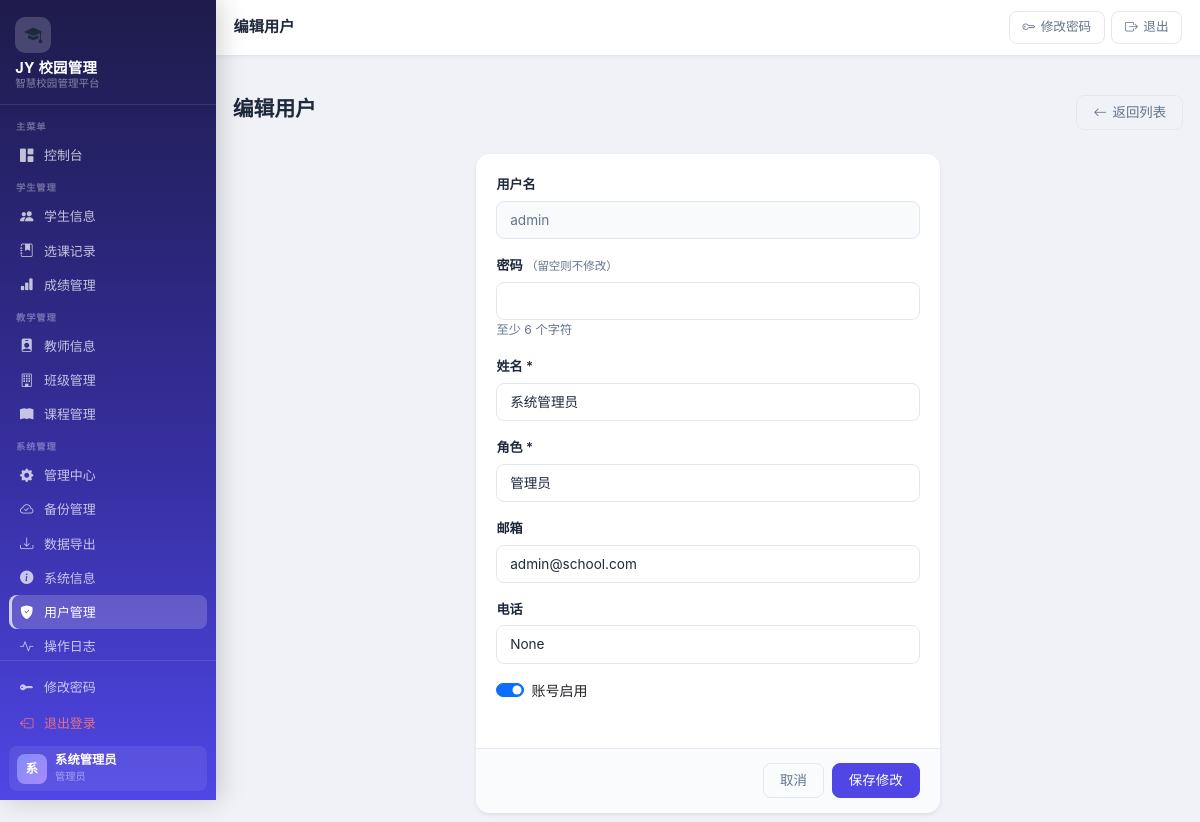
Page /users/edit/1 (signed in) on the committed database.
### app.py (models this page shows, shortened)
class User(db.Model):
    __tablename__ = "users"
    id = db.Column(db.Integer, primary_key=True)
    username = db.Column(db.String(50), unique=True, nullable=False)
    password = db.Column(db.String(255), nullable=False)
    full_name = db.Column(db.String(100), nullable=False)
    role = db.Column(db.String(20), nullable=False, default="student")  # admin, teacher, student
    email = db.Column(db.String(100))
    phone = db.Column(db.String(20))
    is_active = db.Column(db.Boolean, default=True)
    created_at = db.Column(db.DateTime, default=datetime.utcnow)
    updated_at = db.Column(db.DateTime, default=datetime.utcnow, onupdate=datetime.utcnow)

### app.py (the view, shortened to what this page needs)
@app.route("/users/edit/<int:user_id>", methods=["GET", "POST"])
@role_required("admin")
def edit_user(user_id):
    user = User.query.get_or_404(user_id)
    return render_template("admin/user_form.html", user=user, action="edit")

### app.py (called while the page is built)
def role_required(*roles):
    def decorator(f):
        @wraps(f)
        def decorated_function(*args, **kwargs):
            if "user_id" not in session:
                flash("请先登录", "warning")
                return redirect(url_for("login"))
            user = User.query.get(session.get("user_id"))
            if user.role not in roles:
                flash("权限不足", "danger")
                return redirect(url_for("dashboard"))
            return f(*args, **kwargs)
        return decorated_function
    return decorator

### templates/admin/user_form.html (shortened to what this page needs)
{% extends "base.html" %}
{% block page_title %}{% if action == 'edit' %}编辑用户{% else %}新增用户{% endif %}{% endblock %}
{% block content %}
<div class="page-header">
  <div><h1 class="page-title">{% if action == 'edit' %}编辑用户{% else %}新增用户{% endif %}</h1></div>
  <a href="{{ url_for('list_users') }}" class="btn btn-outline-secondary"><i class="bi bi-arrow-left"></i> 返回列表</a>
</div>
<div>
    <div class="row justify-content-center">
        <div class="col-md-6">
            <form method="post" class="card shadow-sm border-0">
                <div class="card-body">
                    <div class="mb-3">
                        <label class="form-label">用户名</label>
                        {% if action == 'edit' %}
                        <input class="form-control" type="text" value="{{ user.username }}" readonly style="background:#f8fafc;color:#64748b">
                        {% else %}
                        <input class="form-control" type="text" name="username" required>
                        {% endif %}
                    </div>
                    <div class="mb-3">
                        <label class="form-label">密码{% if action == 'edit' %} <small class="text-muted fw-normal">（留空则不修改）</small>{% else %} *{% endif %}</label>
                        <input class="form-control" type="password" name="password" {% if action != 'edit' %}required{% endif %}>
                        <small class="text-muted">至少 6 个字符</small>
                    </div>
                    <div class="mb-3">
                        <label class="form-label">姓名 *</label>
                        <input class="form-control" type="text" name="full_name" value="{{ user.full_name if user else '' }}" required>
                    </div>
                    <div class="mb-3">
                        <label class="form-label">角色 *</label>
                        <select class="form-select" name="role" required>
                            <option value="admin"   {% if user and user.role == 'admin'   %}selected{% endif %}>管理员</option>
                        </select>
                    </div>
                    <div class="mb-3">
                        <label class="form-label">邮箱</label>
                        <input class="form-control" type="email" name="email" value="{{ user.email if user else '' }}">
                    </div>
                    <div class="mb-3">
                        <label class="form-label">电话</label>
                        <input class="form-control" type="text" name="phone" value="{{ user.phone if user else '' }}">
                    </div>
                    {% if action == 'edit' %}
                    <div class="mb-4">
                        <div class="form-check form-switch">
                            <input class="form-check-input" type="checkbox" id="isActive" name="is_active" {% if user.is_active %}checked{% endif %}>
                            <label class="form-check-label" for="isActive">账号启用</label>
                        </div>
                    </div>
                    {% endif %}
                </div>
                <div class="card-footer d-flex justify-content-end gap-2">
                    <a class="btn btn-outline-secondary" href="{{ url_for('list_users') }}">取消</a>
                    <button class="btn btn-primary" type="submit">{% if action == 'edit' %}保存修改{% else %}新增{% endif %}</button>
                </div>
            </form>
        </div>
    </div>
</div>
{% endblock %}

### templates/base.html (shortened to what this page needs)
﻿<!DOCTYPE html>
<html lang="zh-CN">
<head>
  <link href="https://cdn.jsdelivr.net/npm/bootstrap@5.3.3/dist/css/bootstrap.min.css" rel="stylesheet">
  <link rel="stylesheet" href="https://cdn.jsdelivr.net/npm/bootstrap-icons@1.11.0/font/bootstrap-icons.css">
  <link rel="stylesheet" href="{{ url_for('static', filename='style.css') }}">
</head>
<body>
{% if 'user_id' in session %}
<aside class="sidebar" id="sidebar">
  <div class="sidebar-brand">
    <div class="brand-logo"><i class="bi bi-mortarboard-fill"></i></div>
    <div class="brand-name">JY 校园管理</div>
    <div class="brand-sub">智慧校园管理平台</div>
  </div>
  <nav class="sidebar-nav">
    <div class="sidebar-section">
      <div class="sidebar-section-label">主菜单</div>
      <a class="sidebar-link {% if request.endpoint == 'dashboard' %}active{% endif %}"
         href="{{ url_for('dashboard') }}">
        <i class="bi bi-grid-1x2-fill nav-icon"></i> 控制台
      </a>
    </div>
    <div class="sidebar-section">
      <div class="sidebar-section-label">学生管理</div>
      <a class="sidebar-link {% if 'student' in (request.endpoint or '') and 'score' not in (request.endpoint or '') %}active{% endif %}"
         href="{{ url_for('list_students') }}">
        <i class="bi bi-people-fill nav-icon"></i> 学生信息
      </a>
      {% if session.role in ['admin', 'teacher'] %}
      <a class="sidebar-link {% if 'enrollment' in (request.endpoint or '') %}active{% endif %}"
         href="{{ url_for('list_enrollments') }}">
        <i class="bi bi-journal-bookmark-fill nav-icon"></i> 选课记录
      </a>
      {% endif %}
      <a class="sidebar-link {% if 'score' in (request.endpoint or '') %}active{% endif %}"
         href="{{ url_for('list_scores') }}">
        <i class="bi bi-bar-chart-fill nav-icon"></i> 成绩管理
      </a>
    </div>
    {% if session.role in ['admin', 'teacher'] %}
    <div class="sidebar-section">
      <div class="sidebar-section-label">教学管理</div>
      <a class="sidebar-link {% if 'teacher' in (request.endpoint or '') %}active{% endif %}"
         href="{{ url_for('list_teachers') }}">
        <i class="bi bi-person-badge-fill nav-icon"></i> 教师信息
      </a>
      <a class="sidebar-link {% if 'class' in (request.endpoint or '') %}active{% endif %}"
         href="{{ url_for('list_classes') }}">
        <i class="bi bi-building nav-icon"></i> 班级管理
      </a>
      <a class="sidebar-link {% if 'course' in (request.endpoint or '') %}active{% endif %}"
         href="{{ url_for('list_courses') }}">
        <i class="bi bi-book-fill nav-icon"></i> 课程管理
      </a>
    </div>
    {% endif %}
    {% if session.role == 'admin' %}
    <div class="sidebar-section">
      <div class="sidebar-section-label">系统管理</div>
      <a class="sidebar-link {% if request.endpoint == 'admin_index' %}active{% endif %}"
         href="{{ url_for('admin_index') }}">
        <i class="bi bi-gear-fill nav-icon"></i> 管理中心
      </a>
      <a class="sidebar-link {% if request.endpoint == 'admin_backup_list' %}active{% endif %}"
         href="{{ url_for('admin_backup_list') }}">
        <i class="bi bi-cloud-check nav-icon"></i> 备份管理
      </a>
      <a class="sidebar-link {% if request.endpoint == 'admin_data' %}active{% endif %}"
         href="{{ url_for('admin_data') }}">
        <i class="bi bi-download nav-icon"></i> 数据导出
      </a>
      <a class="sidebar-link {% if request.endpoint == 'admin_system_info' %}active{% endif %}"
         href="{{ url_for('admin_system_info') }}">
        <i class="bi bi-info-circle-fill nav-icon"></i> 系统信息
      </a>
      <a class="sidebar-link {% if 'user' in (request.endpoint or '') %}active{% endif %}"
         href="{{ url_for('list_users') }}">
        <i class="bi bi-shield-fill-check nav-icon"></i> 用户管理
      </a>
      <a class="sidebar-link {% if request.endpoint == 'list_ops_log' %}active{% endif %}"
         href="{{ url_for('list_ops_log') }}">
        <i class="bi bi-activity nav-icon"></i> 操作日志
      </a>
    </div>
    {% endif %}
  </nav>
  <div class="sidebar-footer">
    <a href="{{ url_for('change_password') }}" class="sidebar-link" style="margin-bottom:.15rem">
      <i class="bi bi-key-fill nav-icon"></i> 修改密码
    </a>
    <a href="{{ url_for('logout') }}" class="sidebar-link" style="color:rgba(255,120,120,.85)">
      <i class="bi bi-box-arrow-left nav-icon"></i> 退出登录
    </a>
    <div class="sidebar-user">
      <div class="sidebar-user-avatar">{{ (session.full_name or session.username or '?')[0] | upper }}</div>
      <div class="sidebar-user-info">
        <div class="u-name">{{ session.full_name or session.username }}</div>
        <div class="u-role">
          {% if session.role == 'admin' %}管理员
          {% elif session.role == 'teacher' %}教师
          {% else %}学生{% endif %}
        </div>
      </div>
    </div>
  </div>
</aside>
<header class="topbar">
  <div class="topbar-title">{% block page_title %}{% endblock %}</div>
  <div class="topbar-actions">
    <a href="{{ url_for('change_password') }}" class="topbar-btn d-none d-md-inline-flex">
      <i class="bi bi-key"></i> 修改密码
    </a>
    <a href="{{ url_for('logout') }}" class="topbar-btn btn-exit">
      <i class="bi bi-box-arrow-right"></i> 退出
    </a>
  </div>
</header>
<main class="main-content">
  <div class="page-container">
{% else %}
<main>
{% endif %}
{% block content %}{% endblock %}
{% if 'user_id' in session %}
  </div>
</main>
{% else %}
</main>
{% endif %}
</body>
</html>

### rows in the picture
User: full_name "系统管理员", username "admin", role "管理员", email "admin@school.com", phone "None", is_active "☑"

### other values in the picture
{{ (session.full_name or session.username or '?')[0] | upper }} "系"
